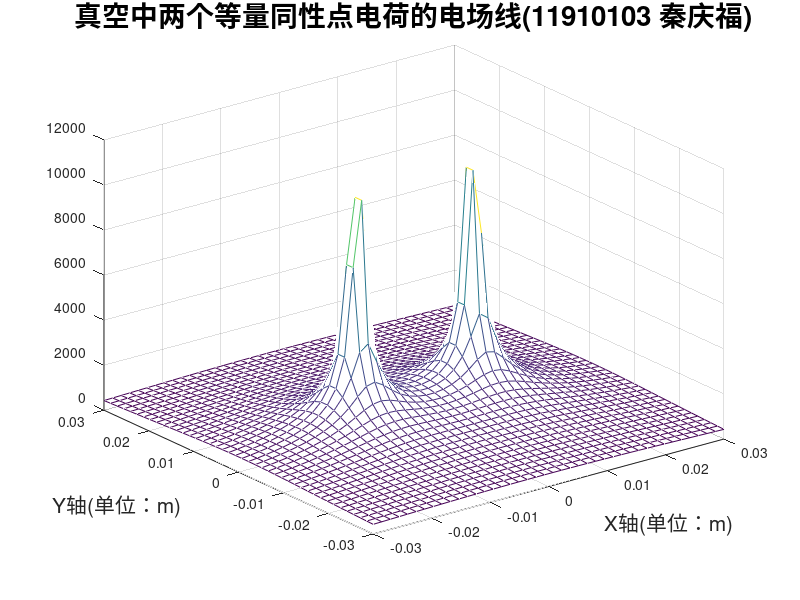
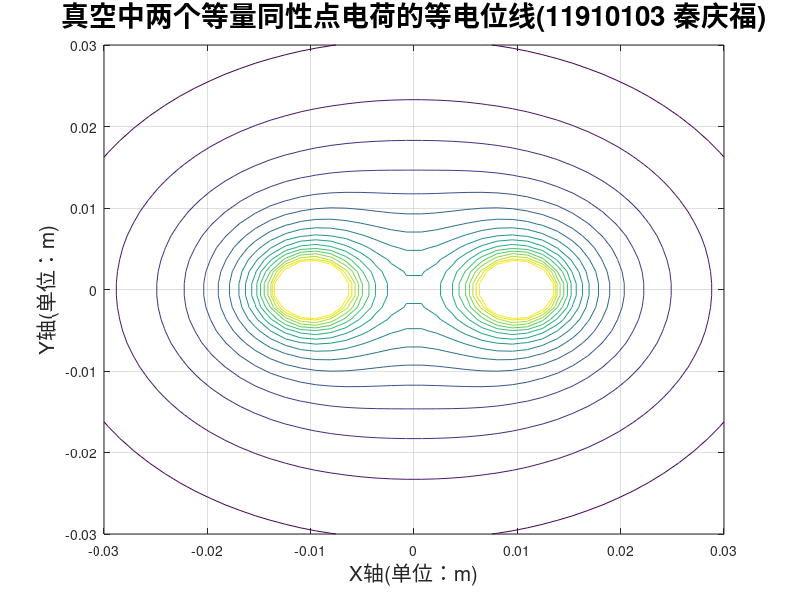
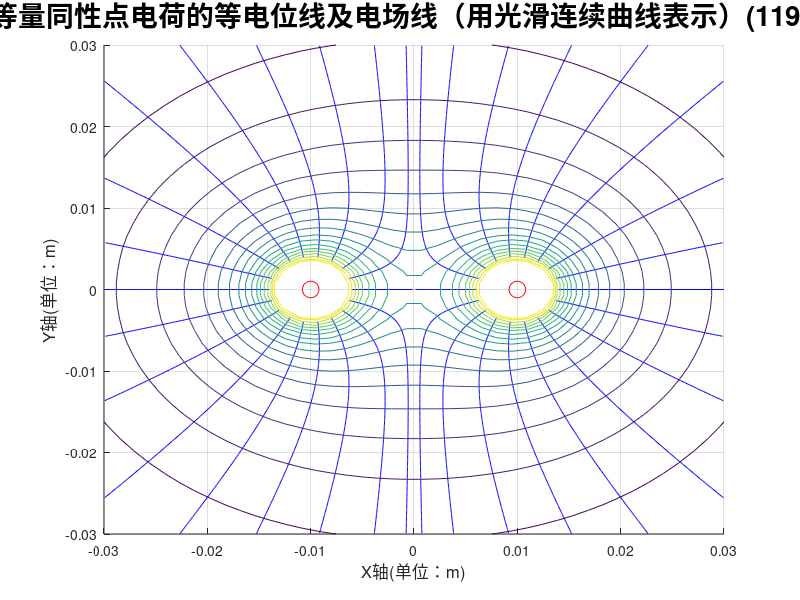
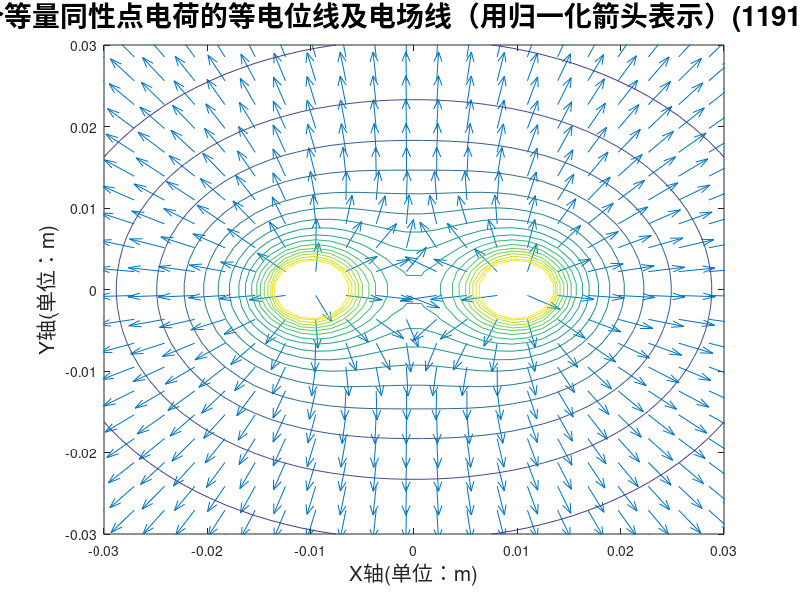

Write MATLAB code to recreate these figures, in order.
% 初始化
clear;                                                      % 清空内存中所有变量
clc;                                                        % 清空命令窗口中的内容
k=9e9;                                                      % 设置静电力衡量
Q1=1e-9;                                                    % 设置点电荷q1的电量
Q2=1e-9;                                                    % 设置点电荷q2的电量，等同q1
% 绘制场域内各点电位分布
xm=0.03;                                                    % 设置场域中x方向的范围
ym=0.03;                                                    % 设置场域中y方向的范围
x=linspace(-xm,xm,42);                                      % 将x轴等分成42等份
y=linspace(-ym,ym,42);                                      % 将y轴等分成42等份
[X,Y]=meshgrid(x,y);                                        % 形成场域中各点的坐标
R1=sqrt((X+0.01).^2+Y.^2);                                  % 计算场域中各点到点电荷q1的距离（到点p1（-0.01，0）的距离）
R2=sqrt((X-0.01).^2+Y.^2);                                  % 计算场域中各点到点电荷q2的距离（到点p2（0.01，0）的距离）
V1=k*Q1./R1;                                                % 计算场域中各点因点电荷q1产生的电位
V2=k*Q2./R2;                                                % 计算场域中各点因点电荷q2产生的电位
V=V1+V2;                                                    % 将由q1和q2产生的电位叠加
figure(1);                                                  % 在图像窗口1绘图
mesh(X,Y,V);                                                % 绘制出电位的分布图
hold on;                                                    % 保持图形                                                 
title('真空中两个等量同性点电荷的电场线(11910103 秦庆福)','fontsize',20);          % 绘制出图形标题
xlabel('X轴(单位：m)','fontsize',15);                         % 绘制出X轴标注
ylabel('Y轴(单位：m)','fontsize',15);                         % 绘制出Y轴标注
hold off;                                                   % 取消保持
% 绘制场域内等电位线分布
Vmin=100;                                                   % 设置等位线族的最小电位值
Vmax=3000;                                                  % 设置等位线族的最大电位值
Veq=linspace(Vmin,Vmax,20);                                 % 设定20条等位线的电位值
figure(2);                                                  % 在图像窗口2绘图
contour(X,Y,V,Veq);                                         % 绘制20条等势线
grid on;                                                    % 形成网格
hold on;                                                    % 保持图形
title('真空中两个等量同性点电荷的等电位线(11910103 秦庆福)','fontsize',20);         % 绘制出图形标题
xlabel('X轴(单位：m)','fontsize',15);                         % 绘制出X轴标注
ylabel('Y轴(单位：m)','fontsize',15);                         % 绘制出Y轴标注
hold off;                                                   % 取消保持
% 绘制场域内的等电位线及电场线（用光滑连续曲线表示）的分布
[Ex,Ey]=gradient(-V);                                       % 计算场域各点的电力强度的两个分量
del_theta=20;                                               % 设置相邻电力线间的角度差
theta=(0:del_theta:360).*pi/180;                            % 生成电力线的弧度值
xs1=0.004*cos(theta)-0.01;                                  % 从q1生成电力线的x轴坐标
xs2=0.004*cos(theta)+0.01;                                  % 从q2生成电力线的x轴坐标
ys=0.004*sin(theta);                                        % q1,q2生成电力线的y轴坐标
figure(3);                                                  % 在图像窗口3绘图
streamline(X,Y,Ex,Ey,xs1,ys);                               % 生成q1产生的电力线
streamline(X,Y,Ex,Ey,xs2,ys);                               % 生成q2产生的电力线
grid on;                                                    % 形成网格
hold on;                                                    % 保持图形
contour(X,Y,V,Veq);                                         % 绘制等势线
plot(-0.01,0,'ro','MarkerSize',12);                         % 在p1画出点电荷
plot(0.01,0,'ro','MarkerSize',12);                          % 在p2画出点电荷
title('真空中两个等量同性点电荷的等电位线及电场线（用光滑连续曲线表示）(11910103 秦庆福)','fontsize',20);    % 绘制出图形标题
xlabel('X轴(单位：m)','fontsize',12);                         % 绘制出X轴标注
ylabel('Y轴(单位：m)','fontsize',12);                         % 绘制出注
hold off;                                                   % 取消保持
% 绘制场域内的等电位线及电场线（用归一化箭头表示）的分布
E=sqrt(Ex.^2+Ey.^2);                                        % 计算各点的电场强度的幅值
Exs=Ex./E;
Eys=Ey./E;                                                  % 归一化电场强度
Xs=X(:,1:2:42);                                             
Xs=Xs(1:2:42,:);                                            % 分别缩减箭头横坐标点至21*21
Ys=Y(:,1:2:42); 
Ys=Ys(1:2:42,:);                                            % 分别缩减箭头纵坐标点至21*21
Exs=Exs(:,1:2:42);
Exs=Exs(1:2:42,:);                                          % 分别缩减对应坐标的电场强度的X分量的数量
Eys=Eys(:,1:2:42);
Eys=Eys(1:2:42,:);                                          % 分别缩减对应坐标的电场强度的Y分量的数量
figure(4);                                                  % 在图像窗口4绘图
quiver(Xs,Ys,Exs,Eys);                                      % 用归一化箭头表示场域各点电场强度的方向
hold on;                                                    % 保持图形
contour(X,Y,V,Veq);                                         % 绘制等势线
title('真空中两个等量同性点电荷的等电位线及电场线（用归一化箭头表示）(11910103 秦庆福)','fontsize',20);    % 绘制出图形标题
xlabel('X轴(单位：m)','fontsize',15);                         % 绘制出X轴标注
ylabel('Y轴(单位：m)','fontsize',15);                         % 绘制出Y轴标注
hold off;                                                   % 取消保持
